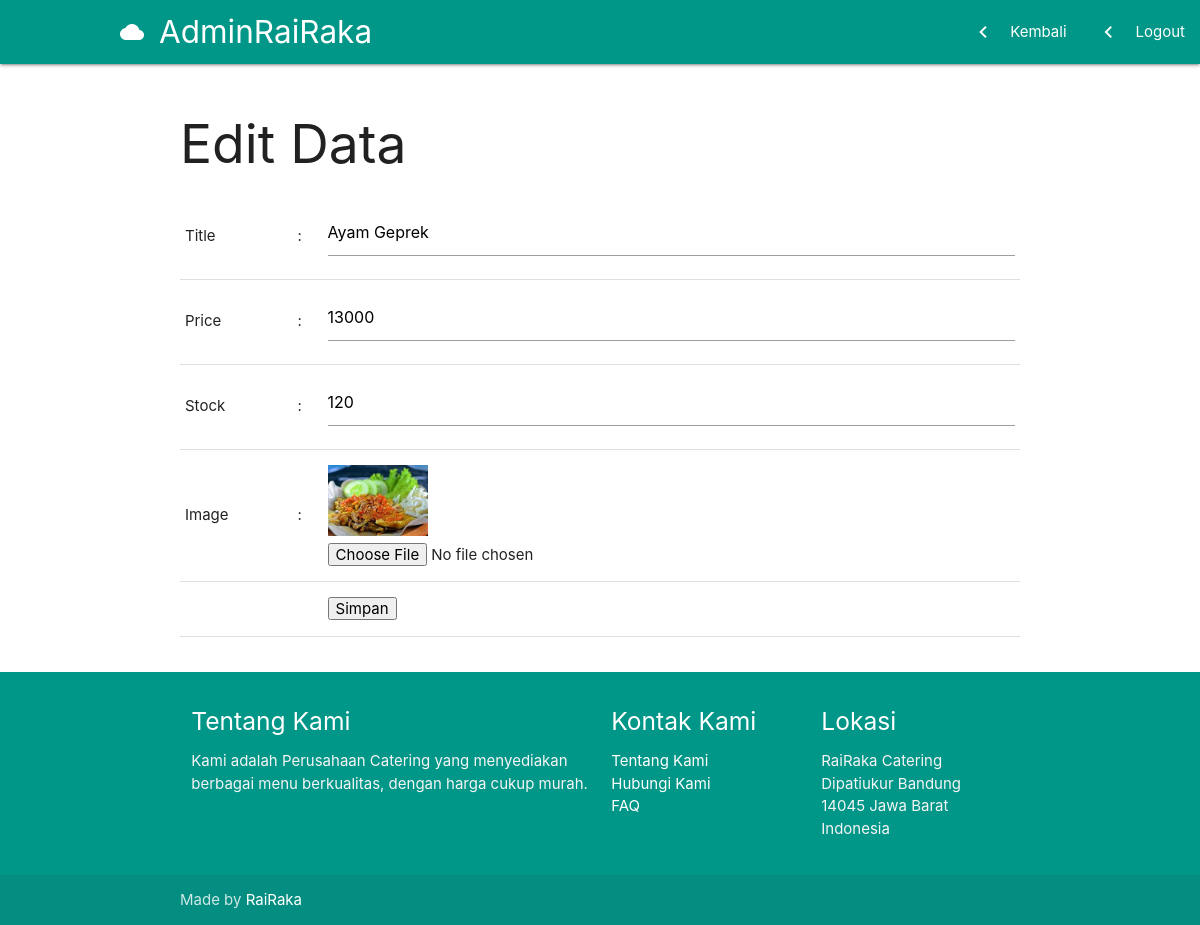
Page /admin/dashboard/edit.php?id=18 (signed in) on the committed database.
### tables this page shows
CREATE TABLE `posts` (
  `id_post` int(11) NOT NULL AUTO_INCREMENT,
  `title` varchar(255) DEFAULT NULL,
  `price` double DEFAULT NULL,
  `image` varchar(255) DEFAULT NULL,
  `created_at` timestamp NOT NULL DEFAULT CURRENT_TIMESTAMP ON UPDATE CURRENT_TIMESTAMP,
  `stock` int(11) DEFAULT NULL,
  `username_admin` varchar(255) DEFAULT NULL,
  PRIMARY KEY (`id_post`),
  KEY `posts_ibfk_1` (`username_admin`),
  CONSTRAINT `posts_ibfk_1` FOREIGN KEY (`username_admin`) REFERENCES `admin` (`username_admin`) ON DELETE CASCADE ON UPDATE CASCADE
);

### admin/dashboard/edit.php (the view, shortened to what this page needs)
<!DOCTYPE html>
<html lang="en">
<head>
	<link rel="stylesheet" href="https://cdnjs.cloudflare.com/ajax/libs/materialize/1.0.0-rc.2/css/materialize.min.css">
	<link rel="stylesheet" href="../../assets/css/main.css">
</head>
<body>
	<nav>
		<div class="nav-wrapper teal">
			<a href="index.php" class="brand-logo">
				<i class="material-icons">cloud</i>AdminRaiRaka</a>
			<ul class="right hide-on-med-and-down">
				<li>
                    <a href="index.php" class="tooltipped" data-position="bottom" data-tooltip="Tambah Menu">
                        <i class="material-icons left">chevron_left</i>Kembali
                    </a>
                </li>
                <li>
                    <a href="../../function/admin/logout.php" class="tooltipped" data-position="bottom" data-tooltip="Logout">
                        <i class="material-icons left">chevron_left</i>Logout
                    </a>
                </li>
			</ul>
		</div>
	</nav>
	<div class="container">
		<div class="section">
			<div class="row">
				<h2>Edit Data</h2>
				<?php
	include '../../config/conn.php';
	$id = $_GET['id'];
	$rawquery = "SELECT * FROM posts WHERE id_post='%s'";
	$query = sprintf($rawquery, mysqli_real_escape_string($conn,$id));
	$show = mysqli_query($conn,$query);
	if(mysqli_num_rows($show) == 0){
		echo '<script>window.history.back()</script>';
	}else{
		$data = mysqli_fetch_assoc($show);
		$img = $data['image'];
		}
	?>
					<form action="../../function/admin/edit.php" method="post" enctype="multipart/form-data">
						<table cellpadding="3" cellspacing="0">
							<tr>
								<td>Title</td>
								<td>:</td>
								<td>
									<input type="text" name="title" value="<?php echo $data['title']; ?>" required>
								</td>
							</tr>
							<tr>
								<td>Price</td>
								<td>:</td>
								<td>
									<input type="text" name="price" value="<?php echo $data['price']; ?>" required>
								</td>
							</tr>
							<tr>
								<td>Stock</td>
								<td>:</td>
								<td>
									<input type="number" name="stock" value="<?php echo $data['stock']; ?>" required>
								</td>
							</tr>
							<tr>
								<td>Image</td>
								<td>:</td>
								<td>
									<img src="../../assets/images/post/<?php echo $img; ?>" width=100 border=1 alt="<?php echo $img; ?>">
									<br>
									<input type="file" name="image">
								</td>
							</tr>
							<tr>
								<td>&nbsp;</td>
								<td></td>
								<td>
									<input type="submit" name="simpan" value="Simpan">
								</td>
							</tr>
						</table>
					</form>
			</div>
		</div>
	</div>
	<footer class="page-footer teal">
        <div class="container">
            <div class="row">
                <div class="col l6 s12">
                    <h5 class="white-text">Tentang Kami</h5>
                    <p class="grey-text text-lighten-4">
                        Kami adalah Perusahaan Catering yang menyediakan berbagai menu berkualitas, dengan harga cukup murah. </p>
                </div>
                <div class="col l3 s12">
                    <h5 class="white-text">Kontak Kami</h5>
                    <ul>
                        <li>
                            <a class="white-text" href="#">Tentang Kami</a>
                        </li>
                        <li>
                            <a class="white-text" target="_blank" href=" https://wa.me/6281312923780?text=Saya%20tertarik%20untuk%20membeli%20laptop%20di%20toko%20anda">Hubungi Kami</a>
                        </li>
                        <li>
                            <a class="white-text" href="#">FAQ</a>
                        </li>
                    </ul>
                </div>
                <div class="col l3 s12">
                    <h5 class="white-text">Lokasi</h5>
                    <ul>
                        <p class="grey-text text-lighten-4">RaiRaka Catering Dipatiukur Bandung 14045 Jawa Barat Indonesia
                        </p>
                    </ul>
                </div>
            </div>
        </div>
        <div class="footer-copyright">
            <div class="container">
                Made by
                <a class="white-text text-lighten-5" href="/">RaiRaka</a>
            </div>
        </div>
    </footer>
</body>
</html>

### assets/css/main.css (style rules this page uses)
@media screen and (min-width: 720px) { nav .brand-logo { padding-left: 120px; } }

### rows in the picture
posts: title "Ayam Geprek", price "13000", stock "120", image (picture)
